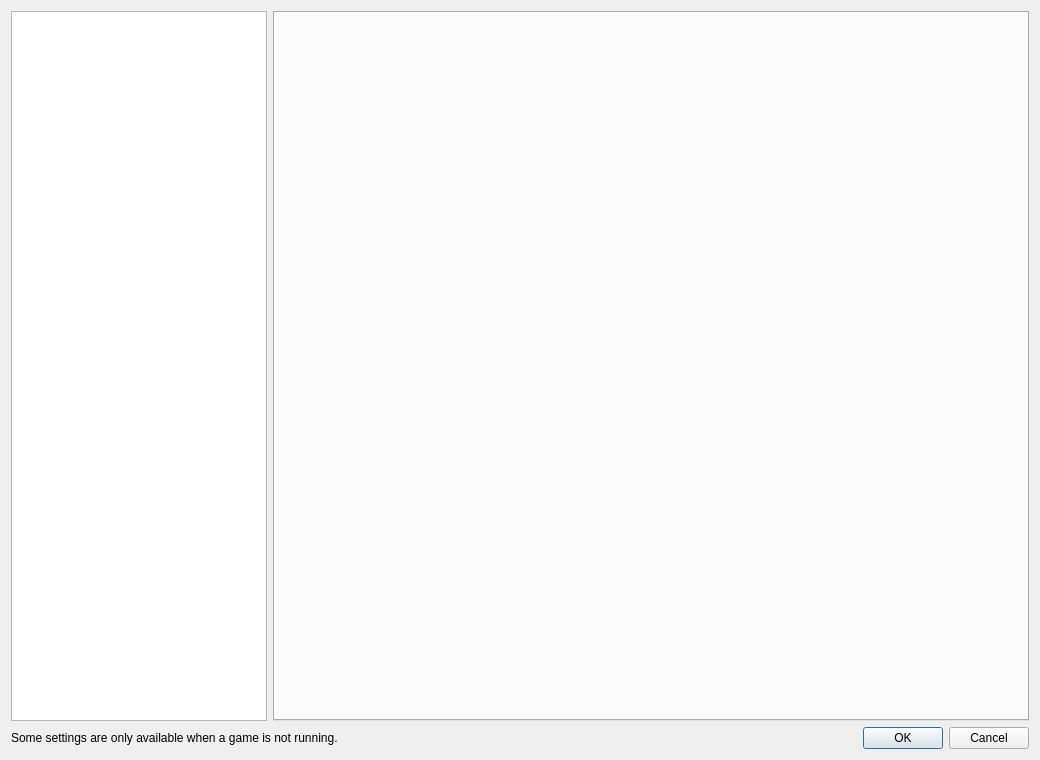
<?xml version="1.0" encoding="UTF-8"?>
<ui version="4.0">
 <class>ConfigureDialog</class>
 <widget class="QDialog" name="ConfigureDialog">
  <property name="geometry">
   <rect>
    <x>0</x>
    <y>0</y>
    <width>1040</width>
    <height>760</height>
   </rect>
  </property>
  <property name="windowTitle">
    <string>Eglantine Configuration</string>
  </property>
  <layout class="QVBoxLayout" name="verticalLayout">
   <item>
    <layout class="QHBoxLayout" name="horizontalLayout">
     <item>
      <widget class="QListWidget" name="selectorList">
       <property name="sizePolicy">
        <sizepolicy hsizetype="Fixed" vsizetype="Expanding">
         <horstretch>0</horstretch>
         <verstretch>0</verstretch>
        </sizepolicy>
       </property>
      </widget>
     </item>
     <item>
      <widget class="QTabWidget" name="tabWidget">
       <property name="currentIndex">
        <number>-1</number>
       </property>
      </widget>
     </item>
    </layout>
   </item>
   <item>
    <layout class="QHBoxLayout" name="horizontalLayout_2">
     <property name="leftMargin">
      <number>0</number>
     </property>
     <property name="topMargin">
      <number>0</number>
     </property>
     <property name="rightMargin">
      <number>0</number>
     </property>
     <property name="bottomMargin">
      <number>0</number>
     </property>
     <item>
      <widget class="QLabel" name="label">
       <property name="text">
        <string>Some settings are only available when a game is not running.</string>
       </property>
      </widget>
     </item>
     <item>
      <widget class="QDialogButtonBox" name="buttonBox">
       <property name="standardButtons">
        <set>QDialogButtonBox::StandardButton::Cancel|QDialogButtonBox::StandardButton::Ok</set>
       </property>
      </widget>
     </item>
    </layout>
   </item>
  </layout>
 </widget>
 <resources/>
 <connections>
  <connection>
   <sender>buttonBox</sender>
   <signal>accepted()</signal>
   <receiver>ConfigureDialog</receiver>
   <slot>accept()</slot>
   <hints>
    <hint type="sourcelabel">
     <x>20</x>
     <y>20</y>
    </hint>
    <hint type="destinationlabel">
     <x>20</x>
     <y>20</y>
    </hint>
   </hints>
  </connection>
  <connection>
   <sender>buttonBox</sender>
   <signal>rejected()</signal>
   <receiver>ConfigureDialog</receiver>
   <slot>reject()</slot>
   <hints>
    <hint type="sourcelabel">
     <x>20</x>
     <y>20</y>
    </hint>
    <hint type="destinationlabel">
     <x>20</x>
     <y>20</y>
    </hint>
   </hints>
  </connection>
 </connections>
</ui>
